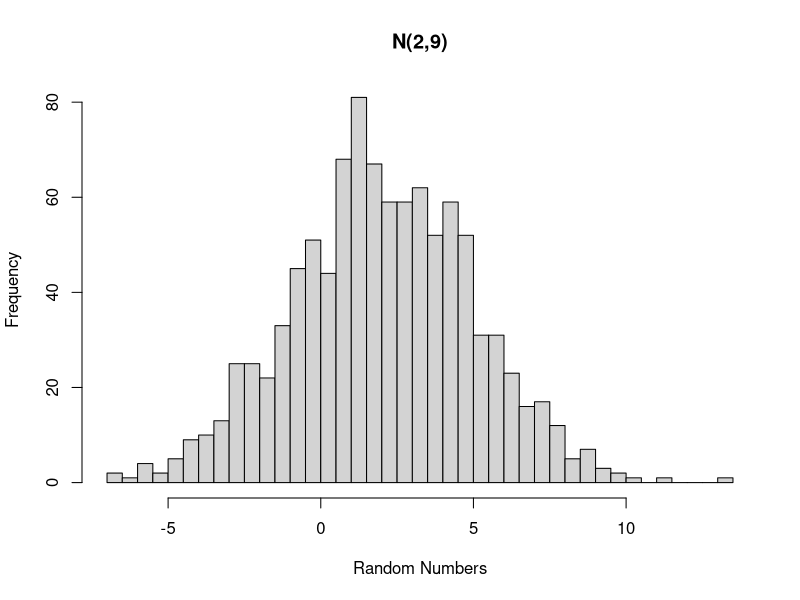
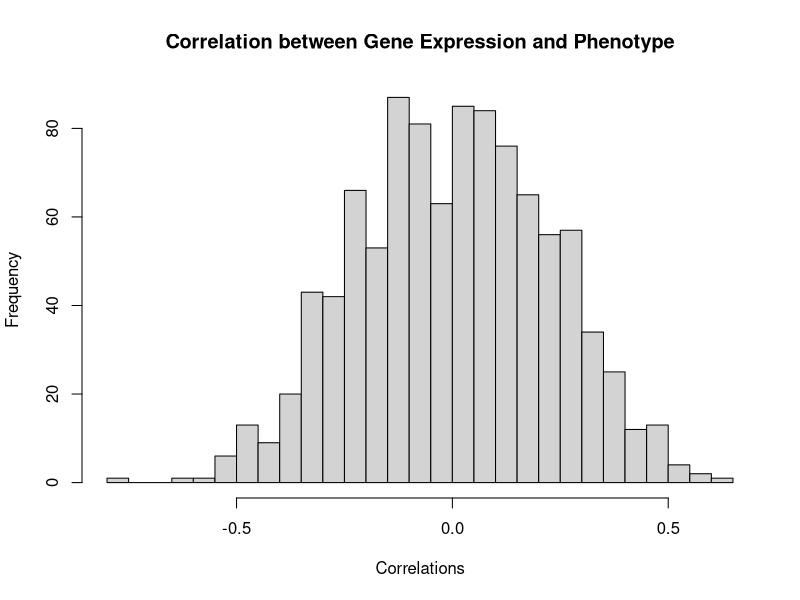

Source code (R) for these figures, in order:
## ---- chunk 1
x=rnorm(1000,mean=2,sd=3)
hist(x,main="N(2,9)",xlab="Random Numbers",nclass=50)

## ---- chunk 2
nsamples=20
pheno = rnorm(nsamples)
## ---- chunk 3
ngenes=1000

scores=rnorm(nsamples*ngenes)
genes=matrix(scores,nrow=1000,ncol=20)
## ---- chunk 4
cors=cor(t(genes),pheno)
## ---- chunk 5
hist(cors,nclass=50,xlab="Correlations",main="Correlation between Gene Expression and Phenotype")
